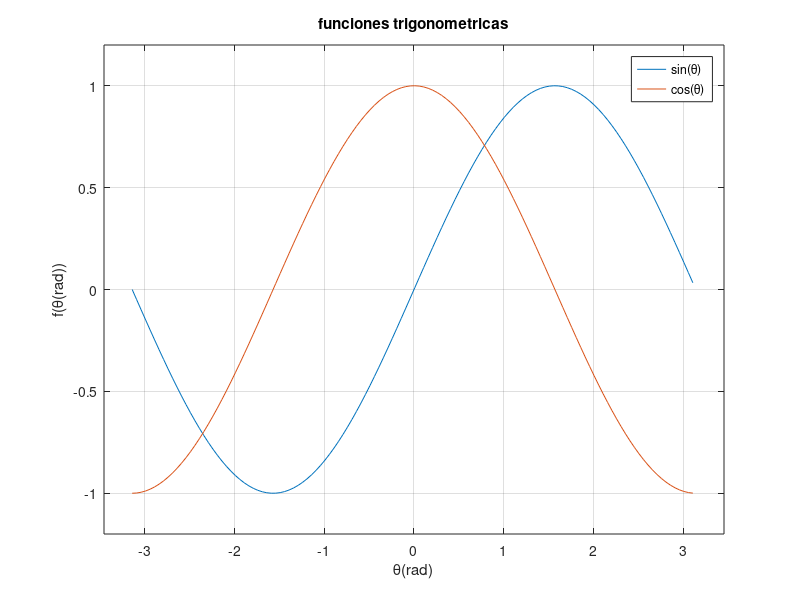
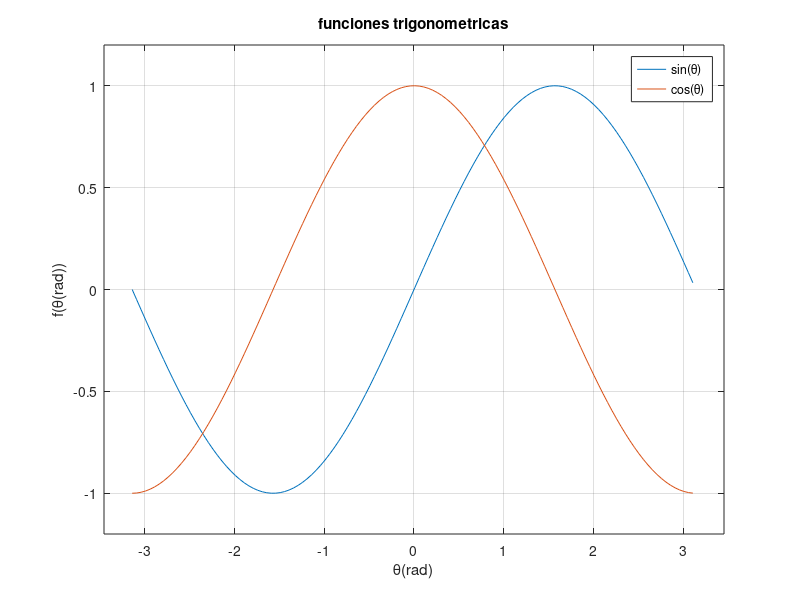
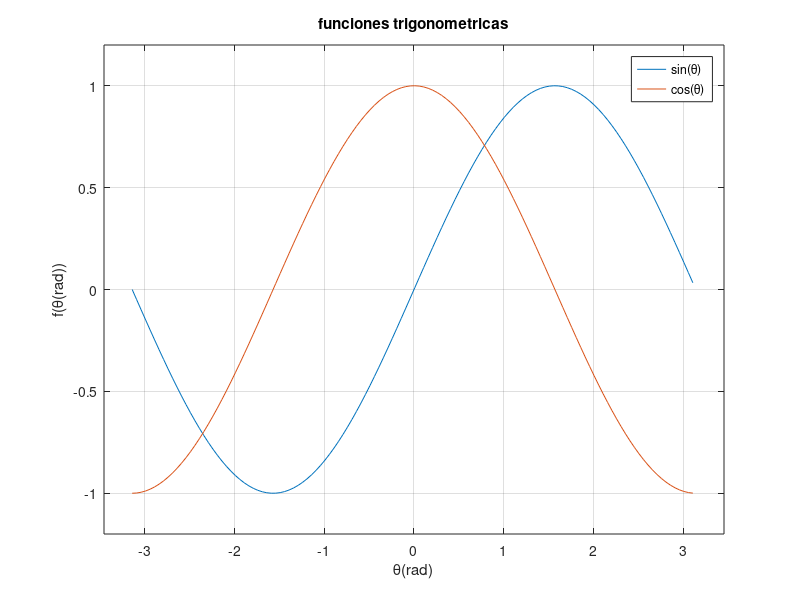

Here is the MATLAB script that generated these plots, in order:
clear all; close all;
x= -pi:0.05:pi; % Me genera un vector x
y= sin(x); % Me genera un vector y del mismo tamanho de x
z= cos(x); % Me genera un vector z del mismo tamanho de x
plot(x,y) % plot grafica los vectores x,y QUE DEBEN SER DEL MISMO TAMANHO
hold on;
plot(x,z)
hold off;
xlabel('\theta(rad)') % theta esta escrito en latex
ylabel('f(\theta(rad))')
legend('sin(\theta)','cos(\theta)')
axis([-1.1*pi 1.1*pi -1.2 1.2])
title('funciones trigonometricas')
grid on;
print -djpeg -r100 trig_func.jpeg
print -dpdf -r100 trig_func.jpdf
print -dpng -r100 trig_func.jpng
